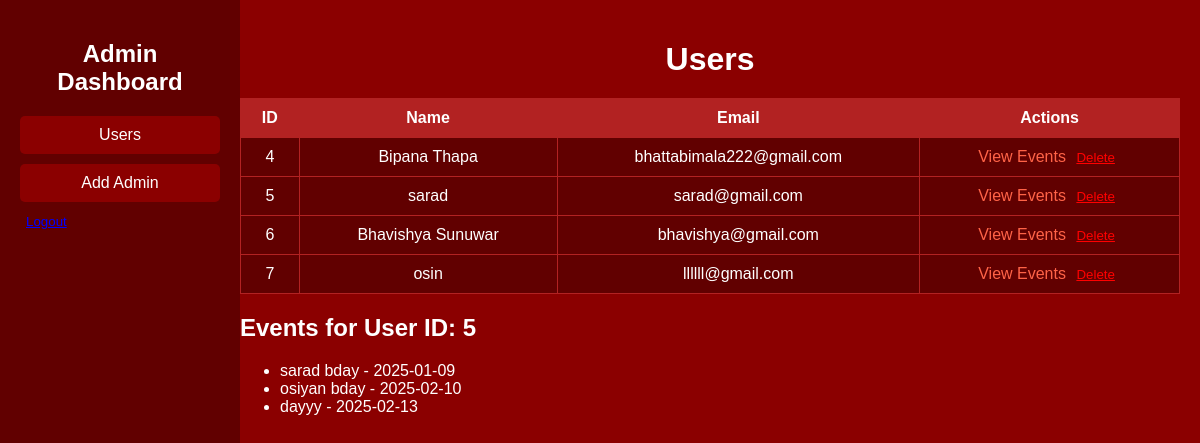
The app's page /admin.php?view_events=5 (signed in) with its own data.
### tables this page shows
CREATE TABLE `users` (
  `id` int(11) NOT NULL,
  `name` varchar(255) NOT NULL,
  `username` varchar(255) NOT NULL,
  `email` varchar(255) NOT NULL,
  `password` varchar(50) NOT NULL,
  `number` int(50) NOT NULL
);

CREATE TABLE `events` (
  `id` int(11) NOT NULL,
  `event_name` varchar(255) NOT NULL,
  `event_date` date NOT NULL,
  `user_id` int(11) NOT NULL
);

### admin.php (the view, shortened to what this page needs)
<?php
include 'connection.php';
$sql = "SELECT * FROM users ORDER BY id";
$users = $conn->query($sql);
if (isset($_GET['view_events'])) {
    $selected_user_id = $_GET['view_events'];
    $event_query = "SELECT * FROM events WHERE user_id = $selected_user_id ORDER BY event_date";
    $user_events = $conn->query($event_query);
}
?>
<!DOCTYPE html>
<html lang="en">
<head>
    <link rel="stylesheet" href="admin.css">
</head>
<body>
    <div class="sidebar">
        <h2>Admin Dashboard</h2>
        <ul>
            <li><a href="admin.php">Users</a></li>
            <li><a href="admin.php?action=add_admin">Add Admin</a></li>
            <form method="post" action="" style="display:inline;">
                <button type="submit" name="logout" style="background:none; border:none; color:blue; text-decoration:underline; cursor:pointer;">Logout</button>
            </form>
        </ul>
    </div>
    <div class="content">
        <?php if (isset($_GET['action']) && $_GET['action'] === 'add_admin') { ?>
            <div class="modal" id="addAdminModal">
        <div class="modal-content">
            <h1>Add Admin</h1>
            <form method="post" action="">
                <input type="text" name="admin_name" placeholder="Admin Name" required>
                <input type="text" name="admin_username" placeholder="Admin Username" required>
                <input type="email" name="admin_email" placeholder="Admin Email" required>
                <input type="password" name="admin_password" placeholder="Admin Password" required>
                <button type="submit" name="add_admin">Add Admin</button>
            </form>
        </div>
    </div>
        <?php } else { ?>
            <h1>Users</h1>
            <table>
                <thead>
                    <tr>
                        <th>ID</th>
                        <th>Name</th>
                        <th>Email</th>
                        <th>Actions</th>
                    </tr>
                </thead>
                <tbody>
                    <?php while ($user = $users->fetch_assoc()) { ?>
                        <tr>
                            <td><?php echo $user['id']; ?></td>
                            <td><?php echo htmlspecialchars($user['name']); ?></td>
                            <td><?php echo htmlspecialchars($user['email']); ?></td>
                            <td>
                                <a href="?view_events=<?php echo $user['id']; ?>">View Events</a>
                                <form method="post" action="" style="display:inline;">
                                    <button type="submit" name="delete_user" style="background:none; border:none; color:red; text-decoration:underline; cursor:pointer;">Delete</button>
                                </form>
                            </td>
                        </tr>
                    <?php } ?>
                </tbody>
            </table>
            <?php if (isset($user_events)) { ?>
                <h2>Events for User ID: <?php echo $selected_user_id; ?></h2>
                <ul>
                    <?php while ($event = $user_events->fetch_assoc()) { ?>
                        <li><?php echo htmlspecialchars($event['event_name']) . " - " . htmlspecialchars($event['event_date']); ?></li>
                    <?php } ?>
                </ul>
            <?php } ?>
        <?php } ?>
    </div>
</body>
</html>

### admin.css (style rules this page uses)
body { font-family: Arial, sans-serif; margin: 0; padding: 0; background-color: #8B0000; color: white; }
.sidebar { background-color: #610000; width: 200px; height: 100vh; position: fixed; top: 0; left: 0; padding: 20px; }
.sidebar h2 { color: white; text-align: center; margin-bottom: 20px; }
.sidebar ul { list-style: none; padding: 0; }
.sidebar ul li { margin: 10px 0; }
.sidebar ul li a { color: white; text-decoration: none; font-size: 16px; display: block; padding: 10px; background-color: #8B0000; border-radius: 5px; text-align: center; }
.content { margin-left: 220px; padding: 20px; }
h1 { text-align: center; margin-bottom: 20px; }
table { width: 100%; border-collapse: collapse; background-color: #610000; color: white; }
table th, table td { padding: 10px; text-align: center; border: 1px solid #B22222; }
table th { background-color: #B22222; }
a { color: #FF6347; text-decoration: none; }
form button { background-color: transparent; color: red; border: none; text-decoration: underline; cursor: pointer; }

### records on screen
users: id "4", name "Bipana Thapa", email "bhattabimala222@gmail.com"
users: id "5", name "sarad", email "sarad@gmail.com"
users: id "6", name "Bhavishya Sunuwar", email "bhavishya@gmail.com"
users: id "7", name "osin", email "llllll@gmail.com"
events: event_name "sarad bday", event_date "2025-01-09"
events: event_name "osiyan bday", event_date "2025-02-10"
events: event_name "dayyy", event_date "2025-02-13"

### other values on screen
$selected_user_id "5"
